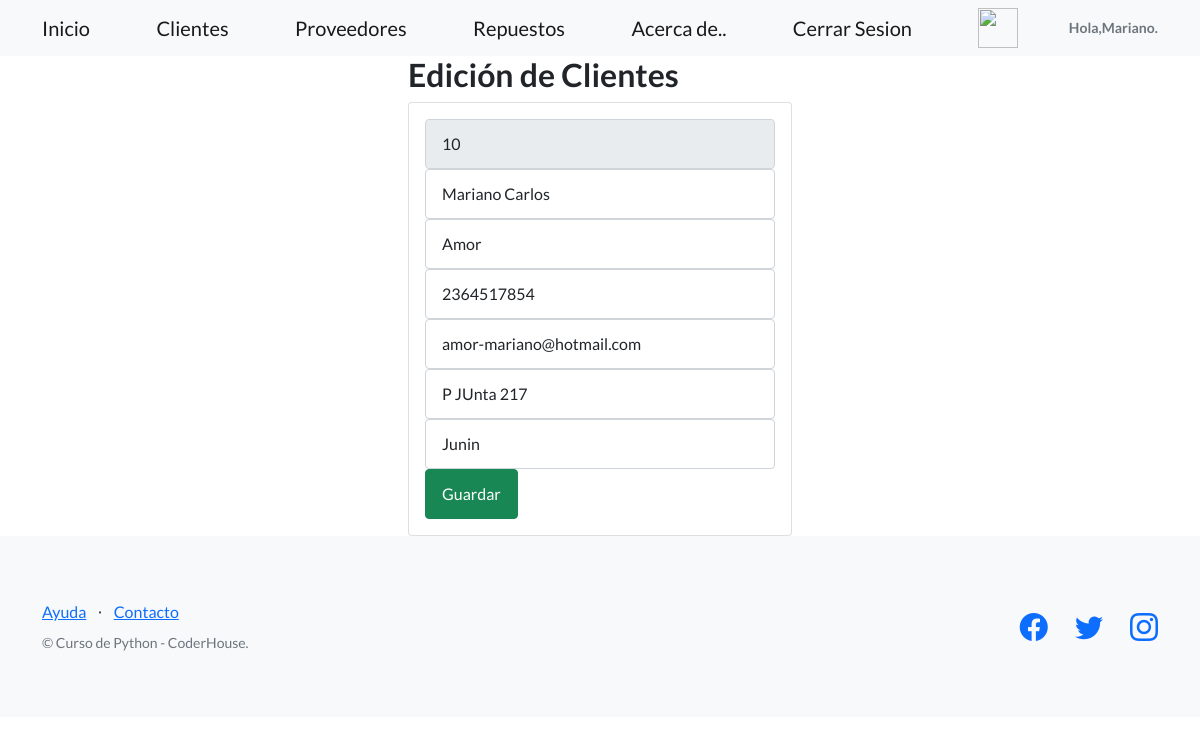
The page /AppCoder/edicionCliente/10 (signed in) on the database its author committed.
### AppCoder/models.py (models this page shows, shortened)
class Cliente(models.Model):
    codigo = models.CharField(primary_key=True,max_length=6)
    nombre= models.CharField(max_length=30)
    apellido= models.CharField(max_length=30)
    telefono= models.CharField(max_length=30)
    email= models.EmailField()
    direccion= models.CharField(max_length=30)
    observaciones = models.CharField(max_length=140)

### AppCoder/views.py (the view)
# urls.py: path('edicionCliente/<codigo>', views.edicionCliente, name = "editarCliente"),
def edicionCliente(request, codigo):
    cliente = Cliente.objects.get(codigo=codigo)
    return render(request, "AppCoder/edicionCliente.html", {"cliente": cliente})

### AppCoder/templates/AppCoder/edicionCliente.html (shortened to what this page needs)
{% extends "./padre.html" %}
{% block contenidoQueCambia %}
<div class="row">
    <div class="col-md-4 offset-md-4">
        <h2>Edición de Clientes</h2>
        <div class="card">
            <div class="card-body">
                <form action="/AppCoder/editarCliente/" method="POST">{% csrf_token %}
                    <div class="form-group">
                        <input type="text" id="txtCodigo" name="txtCodigo" value="{{cliente.codigo}}" class="form-control" placeholder="Código"
                            minlength="6" maxlength="6" readonly required>
                    </div>
                    <div class="form-group">
                        <input type="text" id="txtNombre" name="txtNombre" value="{{cliente.nombre}}" class="form-control" placeholder="Nombre"
                            maxlength="50" required>
                    </div>
                    <div class="form-group">
                        <input type="text" id="txtApellido" name="txtApellido" value="{{cliente.apellido}}" class="form-control" placeholder="Apellido"
                            maxlength="50" required>
                    </div>
                    <div class="form-group">
                        <input type="text" id="txtTelefono" name="txtTelefono" value="{{cliente.telefono}}" class="form-control" placeholder="Telefono"
                            maxlength="50" required>
                    </div>
                    <div class="form-group">
                        <input type="text" id="txtEmail" name="txtEmail" value="{{cliente.email}}" class="form-control" placeholder="Email"
                            maxlength="50" required>
                    </div>
                    <div class="form-group">
                        <input type="text" id="txtDireccion" name="txtDireccion" value="{{cliente.direccion}}" class="form-control" placeholder="Direccion"
                            maxlength="50" required>
                    </div>
                    <div class="form-group">
                        <input type="text" id="txtObservaciones" name="txtObservaciones" value="{{cliente.observaciones}}" class="form-control" placeholder="Observaciones"
                            maxlength="50" required>
                    </div>
                    <div class="form-group">
                        <button type="submit" class="btn btn-success btn-block text-white">Guardar</button>
                    </div>
                </form>
            </div>
        </div>
    </div>
</div>
{% endblock %}

### AppCoder/templates/AppCoder/padre.html (shortened to what this page needs)
<!DOCTYPE html>
<html lang="en">
    <head>
        {% load static %}
        <link href="https://cdn.jsdelivr.net/npm/bootstrap-icons@1.5.0/font/bootstrap-icons.css" rel="stylesheet" type="text/css" />
        <link href="{%static 'AppCoder/css/styles.css' %}" rel="stylesheet" />
    </head>
    <body>
        <nav class="navbar navbar-light bg-light static-top">
            <div class="container">
                <a class="navbar-brand" href="{% url 'Inicio' %}">Inicio</a>
                <a class="navbar-brand" href="{% url 'Clientes' %}">Clientes</a>
                <a class="navbar-brand" href="{% url 'Proveedores' %}">Proveedores</a>
                <a class="navbar-brand" href="{% url 'Repuestos' %}">Repuestos</a>
                <a class="navbar-brand" href="{% url 'Acercade' %}">Acerca de..</a>
                <a class="navbar-brand" href="{% url 'Logout' %}">Cerrar Sesion</a>
                {% if request.user.is_authenticated %}
                <img src="{{url}}" style="height: 40px; width: 40px; ">
                <h3 class="text-muted small mb-4 mb-lg-0">Hola,{{user.username}}.</h3>
                {% endif %}
            </div>
        </nav>
        {% block contenidoQueCambia %}
        {% endblock %}
        <footer class="footer bg-light">
            <div class="container">
                <div class="row">
                    <div class="col-lg-6 h-100 text-center text-lg-start my-auto">
                        <ul class="list-inline mb-2">
                            <li class="list-inline-item"><a href="#!">Ayuda</a></li>
                            <li class="list-inline-item">⋅</li>
                            <li class="list-inline-item"><a href="#!">Contacto</a></li>
                        </ul>
                        <p class="text-muted small mb-4 mb-lg-0">&copy; Curso de Python - CoderHouse.</p>
                    </div>
                    <div class="col-lg-6 h-100 text-center text-lg-end my-auto">
                        <ul class="list-inline mb-0">
                            <li class="list-inline-item me-4">
                                <a href="#!"><i class="bi-facebook fs-3"></i></a>
                            </li>
                            <li class="list-inline-item me-4">
                                <a href="#!"><i class="bi-twitter fs-3"></i></a>
                            </li>
                            <li class="list-inline-item">
                                <a href="#!"><i class="bi-instagram fs-3"></i></a>
                            </li>
                        </ul>
                    </div>
                </div>
            </div>
        </footer>
    </body>
</html>

### rows shown on the page
Cliente: txtCodigo "10", txtNombre "Mariano Carlos", txtApellido "Amor", txtTelefono "2364517854", txtEmail "amor-mariano@hotmail.com", txtDireccion "P JUnta 217", txtObservaciones "Junin"

### other values the page prints
{{ user.username }} "Mariano"
